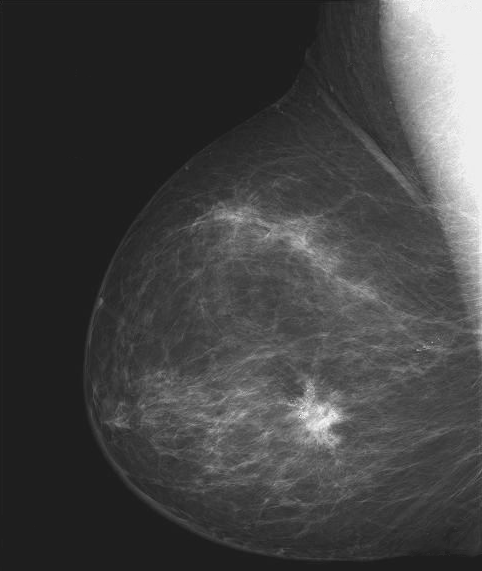
#> input picture src/3. Negative/img.tif, 482 x 571 px
$ python 'negative test.py'
#> lines starting #> are read from the running program, lines starting #| are printed output that depends on the picture
# python 3.8
import cv2
import numpy as np
from matplotlib import pyplot as plt

image = cv2.imread('./src/3. Negative/img.tif', 0)
#> image is the input picture: shape (571, 482); min 21, max 255, mean 66.7
print(image)
#> (printed output is left out)
negative_image = 255 - image
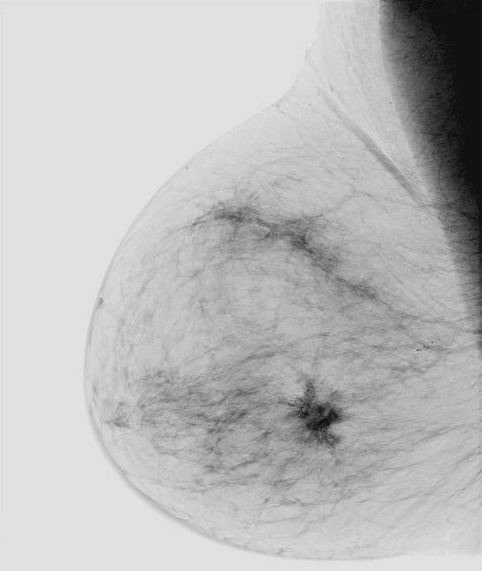
#> negative_image: shape (571, 482); min 0, max 234, mean 188.3
print(negative_image)
#> (printed output is left out)
dst = np.hstack((image, negative_image))
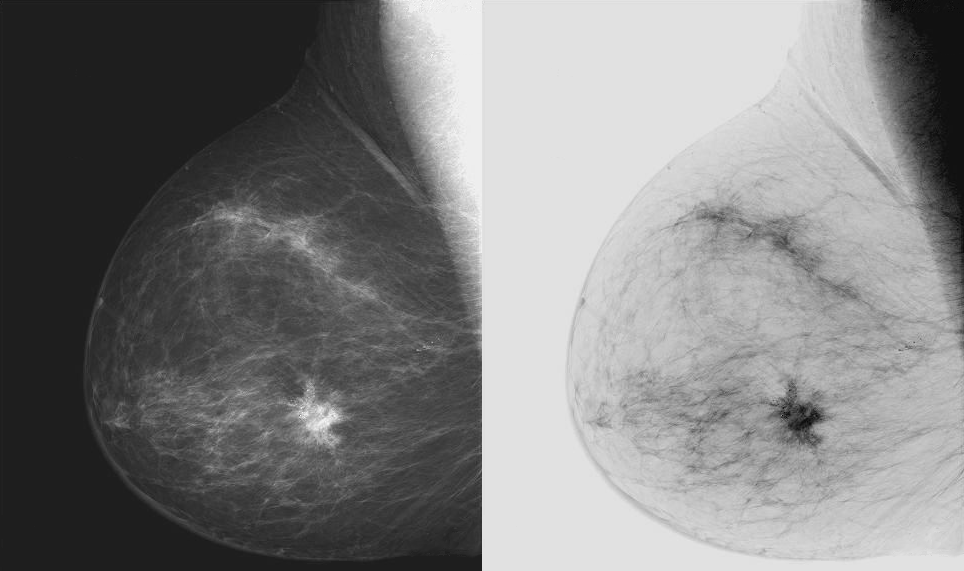
#> dst: shape (571, 964); min 0, max 255, mean 127.5
cv2.imwrite('result/3. Negative/img.png', negative_image)
# cv2.imshow('3. Negative Test', dst)
# cv2.waitKey()
# cv2.destroyAllWindows()

fig, ax = plt.subplots(1, 2)
fig.tight_layout()
ax[0].set_title('Before fig')
ax[0].hist(image.flatten(), 256, [0, 256], color='r')
ax[1].set_title('After fig')
ax[1].hist(negative_image.flatten(), 256, [0, 256], color='r')
plt.xlim([0, 256])
plt.savefig('result/3. Negative/histogram/히스토그램 비교 사진.png')
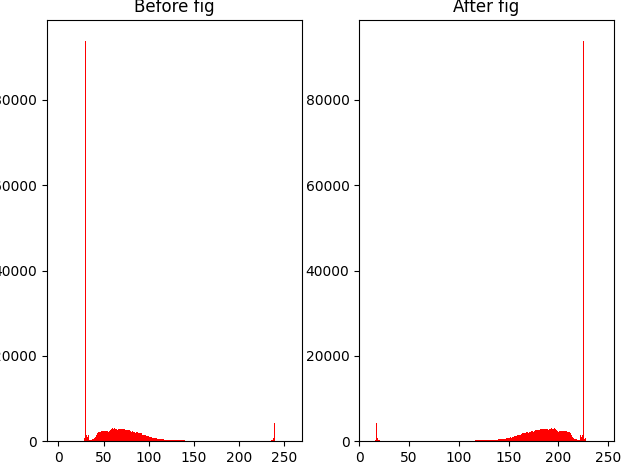
#> figure drawn by matplotlib, 2 panels; panel 1: tallest bar 93879 high, from x = 30 to 31; panel 2: tallest bar 93879 high, from x = 225 to 226
